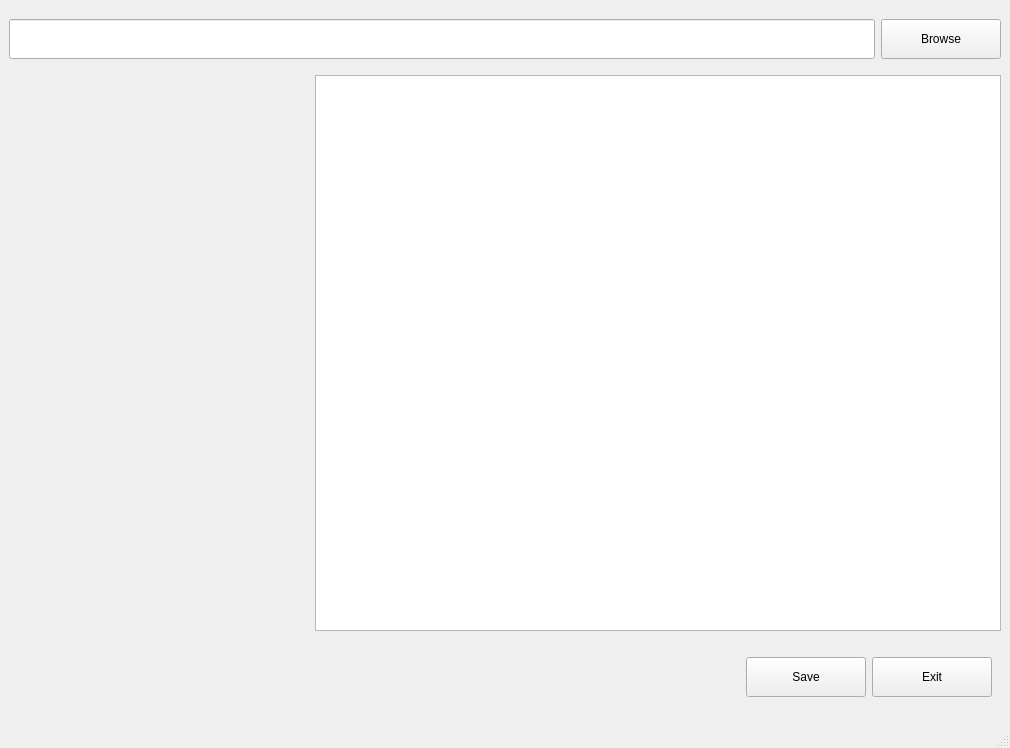
<?xml version="1.0" encoding="UTF-8"?>
<ui version="4.0">
 <class>MainWindow</class>
 <widget class="QMainWindow" name="MainWindow">
  <property name="geometry">
   <rect>
    <x>0</x>
    <y>0</y>
    <width>1010</width>
    <height>748</height>
   </rect>
  </property>
  <property name="windowTitle">
   <string>My_programm</string>
  </property>
  <widget class="QWidget" name="centralwidget">
   <layout class="QHBoxLayout" name="horizontalLayout">
    <item>
     <widget class="QWidget" name="main_widget" native="true">
      <layout class="QVBoxLayout" name="verticalLayout">
       <property name="leftMargin">
        <number>0</number>
       </property>
       <property name="topMargin">
        <number>0</number>
       </property>
       <property name="rightMargin">
        <number>0</number>
       </property>
       <property name="bottomMargin">
        <number>0</number>
       </property>
       <item>
        <widget class="QWidget" name="file_widget" native="true">
         <property name="minimumSize">
          <size>
           <width>0</width>
           <height>60</height>
          </size>
         </property>
         <property name="maximumSize">
          <size>
           <width>16777215</width>
           <height>60</height>
          </size>
         </property>
         <layout class="QHBoxLayout" name="horizontalLayout_2">
          <property name="leftMargin">
           <number>0</number>
          </property>
          <property name="topMargin">
           <number>0</number>
          </property>
          <property name="rightMargin">
           <number>0</number>
          </property>
          <property name="bottomMargin">
           <number>0</number>
          </property>
          <item>
           <widget class="QLineEdit" name="lineEdit">
            <property name="minimumSize">
             <size>
              <width>0</width>
              <height>40</height>
             </size>
            </property>
            <property name="maximumSize">
             <size>
              <width>16777215</width>
              <height>40</height>
             </size>
            </property>
            <property name="font">
             <font>
              <family>Monaco</family>
              <pointsize>14</pointsize>
             </font>
            </property>
           </widget>
          </item>
          <item>
           <widget class="QPushButton" name="browse_btn">
            <property name="minimumSize">
             <size>
              <width>120</width>
              <height>40</height>
             </size>
            </property>
            <property name="maximumSize">
             <size>
              <width>120</width>
              <height>40</height>
             </size>
            </property>
            <property name="text">
             <string>Browse</string>
            </property>
           </widget>
          </item>
         </layout>
        </widget>
       </item>
       <item>
        <widget class="QWidget" name="params_w" native="true">
         <property name="minimumSize">
          <size>
           <width>980</width>
           <height>520</height>
          </size>
         </property>
         <layout class="QHBoxLayout" name="horizontalLayout_4">
          <property name="leftMargin">
           <number>0</number>
          </property>
          <property name="topMargin">
           <number>0</number>
          </property>
          <property name="rightMargin">
           <number>0</number>
          </property>
          <property name="bottomMargin">
           <number>0</number>
          </property>
          <item>
           <widget class="QWidget" name="widget_2" native="true">
            <property name="minimumSize">
             <size>
              <width>300</width>
              <height>0</height>
             </size>
            </property>
            <property name="maximumSize">
             <size>
              <width>300</width>
              <height>16777215</height>
             </size>
            </property>
           </widget>
          </item>
          <item>
           <widget class="QWidget" name="widget_text" native="true">
            <layout class="QHBoxLayout" name="horizontalLayout_5">
             <property name="leftMargin">
              <number>0</number>
             </property>
             <property name="topMargin">
              <number>0</number>
             </property>
             <property name="rightMargin">
              <number>0</number>
             </property>
             <property name="bottomMargin">
              <number>0</number>
             </property>
             <item>
              <widget class="QTextEdit" name="textEdit"/>
             </item>
            </layout>
           </widget>
          </item>
         </layout>
        </widget>
       </item>
       <item>
        <widget class="QWidget" name="buttons_w" native="true">
         <property name="minimumSize">
          <size>
           <width>0</width>
           <height>80</height>
          </size>
         </property>
         <property name="maximumSize">
          <size>
           <width>16777215</width>
           <height>80</height>
          </size>
         </property>
         <layout class="QHBoxLayout" name="horizontalLayout_3">
          <item>
           <spacer name="horizontalSpacer">
            <property name="orientation">
             <enum>Qt::Horizontal</enum>
            </property>
            <property name="sizeHint" stdset="0">
             <size>
              <width>40</width>
              <height>20</height>
             </size>
            </property>
           </spacer>
          </item>
          <item>
           <widget class="QPushButton" name="save_btn">
            <property name="minimumSize">
             <size>
              <width>120</width>
              <height>40</height>
             </size>
            </property>
            <property name="maximumSize">
             <size>
              <width>120</width>
              <height>40</height>
             </size>
            </property>
            <property name="text">
             <string>Save</string>
            </property>
           </widget>
          </item>
          <item>
           <widget class="QPushButton" name="exit_btn">
            <property name="minimumSize">
             <size>
              <width>120</width>
              <height>40</height>
             </size>
            </property>
            <property name="maximumSize">
             <size>
              <width>120</width>
              <height>40</height>
             </size>
            </property>
            <property name="text">
             <string>Exit</string>
            </property>
           </widget>
          </item>
         </layout>
        </widget>
       </item>
      </layout>
     </widget>
    </item>
   </layout>
  </widget>
  <widget class="QMenuBar" name="menubar">
   <property name="geometry">
    <rect>
     <x>0</x>
     <y>0</y>
     <width>1010</width>
     <height>24</height>
    </rect>
   </property>
  </widget>
  <widget class="QStatusBar" name="statusbar"/>
 </widget>
 <resources/>
 <connections/>
</ui>
